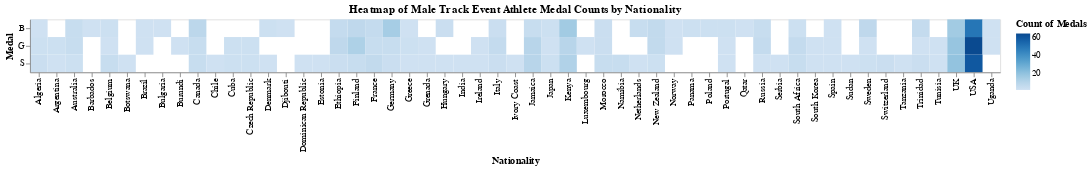

Notebook code cell kept with this figure:
### Markdown cell above
### Q2 - Are certain nationalities dominant in certain track events or in track in general?

- To answer this question, we used our olympic track event results dataset and created three heatmaps to better visualize of the medals earned across different nationalities.

- From our results, we cannot definitively conclude that nationalities constitute to track event dominance. However, we can see that the United States, with such a large population,does have the most medals, which is likely the case because they consistently send the most athletes to the olympics and have particpated in the Olympics every year for many, many years.
    1. The first heatmap shows the medals earned by male runners from each nationality. As you can see, USA has the most. However, there is a good distribution between other countries. Great Britain is a close second.

    2. The second heatmap is the same as the first, but it shows the medals earned by female runners from each nationality. As you can see, USA has the most. 
    
    3. The final heatmap is shows the distribution of medals earned by nationality across various different specific track events. USA wins here also.

### Code cell
# Group by nationality and medal type, and count the occurrences
male_medals_count = men_filtered.groupby(['region', 'Medal']).size().reset_index(name='Count')
# Create a heatmap to show the number of medals
male_finalist_heatmap = alt.Chart(male_medals_count).mark_rect().encode(
    x=alt.X('region:N', title='Nationality'),
    y=alt.Y('Medal:N', title='Medal'),
    color=alt.Color('Count:Q', scale=alt.Scale(scheme='blues'), title='Count of Medals'),
    tooltip=['region', 'Medal', 'Count']
).properties(
    title="Heatmap of Male Track Event Athlete Medal Counts by Nationality"
) 
male_finalist_heatmap

### Figure 1 — Vega-Lite specification as saved in the notebook (floating-point values rounded to 4 significant figures)
{"config": {"view": {"continuousWidth": 300, "continuousHeight": 300}}, "data": {"name": "data-12d614bf8778aaf3e18a24faad709bf1"}, "mark": {"type": "rect"}, "encoding": {"color": {"field": "Count", "scale": {"scheme": "blues"}, "title": "Count of Medals", "type": "quantitative"}, "tooltip": [{"field": "region", "type": "nominal"}, {"field": "Medal", "type": "nominal"}, {"field": "Count", "type": "quantitative"}], "x": {"field": "region", "title": "Nationality", "type": "nominal"}, "y": {"field": "Medal", "title": "Medal", "type": "nominal"}}, "title": "Heatmap of Male Track Event Athlete Medal Counts by Nationality", "$schema": "https://vega.github.io/schema/vega-lite/v5.20.1.json", "datasets": {"data-12d614bf8778aaf3e18a24faad709bf1": [{"region": "Algeria", "Medal": "B", "Count": 1}, {"region": "Algeria", "Medal": "G", "Count": 2}, {"region": "Algeria", "Medal": "S", "Count": 3}, {"region": "Argentina", "Medal": "G", "Count": 2}, {"region": "Argentina", "Medal": "S", "Count": 1}, {"region": "Australia", "Medal": "B", "Count": 4}, {"region": "Australia", "Medal": "G", "Count": 4}, {"region": "Australia", "Medal": "S", "Count": 2}, {"region": "Barbados", "Medal": "B", "Count": 1}, {"region": "Belgium", "Medal": "B", "Count": 2}, {"region": "Belgium", "Medal": "G", "Count": 1}, {"region": "Belgium", "Medal": "S", "Count": 4}, {"region": "Botswana", "Medal": "S", "Count": 1}, {"region": "Brazil", "Medal": "B", "Count": 1}, {"region": "Brazil", "Medal": "G", "Count": 1}, {"region": "Bulgaria", "Medal": "B", "Count": 1}, {"region": "Burundi", "Medal": "G", "Count": 1}, {"region": "Canada", "Medal": "B", "Count": 8}, {"region": "Canada", "Medal": "G", "Count": 4}, {"region": "Canada", "Medal": "S", "Count": 4}, {"region": "Chile", "Medal": "S", "Count": 1}, {"region": "Cuba", "Medal": "G", "Count": 2}, {"region": "Cuba", "Medal": "S", "Count": 2}, {"region": "Czech Republic", "Medal": "G", "Count": 2}, {"region": "Czech Republic", "Medal": "S", "Count": 2}, {"region": "Denmark", "Medal": "B", "Count": 2}, {"region": "Denmark", "Medal": "S", "Count": 1}, {"region": "Djibouti", "Medal": "B", "Count": 1}, {"region": "Dominican Republic", "Medal": "S", "Count": 1}, {"region": "Estonia", "Medal": "S", "Count": 1}, {"region": "Ethiopia", "Medal": "B", "Count": 5}, {"region": "Ethiopia", "Medal": "G", "Count": 7}, {"region": "Ethiopia", "Medal": "S", "Count": 3}, {"region": "Finland", "Medal": "B", "Count": 7}, {"region": "Finland", "Medal": "G", "Count": 12}, {"region": "Finland", "Medal": "S", "Count": 4}, {"region": "France", "Medal": "B", "Count": 5}, {"region": "France", "Medal": "G", "Count": 4}, {"region": "France", "Medal": "S", "Count": 6}, {"region": "Germany", "Medal": "B", "Count": 14}, {"region": "Germany", "Medal": "G", "Count": 4}, {"region": "Germany", "Medal": "S", "Count": 3}, {"region": "Greece", "Medal": "B", "Count": 1}, {"region": "Greece", "Medal": "G", "Count": 2}, {"region": "Greece", "Medal": "S", "Count": 1}, {"region": "Grenada", "Medal": "G", "Count": 1}, {"region": "Grenada", "Medal": "S", "Count": 1}, {"region": "Hungary", "Medal": "B", "Count": 3}, {"region": "Hungary", "Medal": "S", "Count": 1}, {"region": "India", "Medal": "S", "Count": 1}, {"region": "Ireland", "Medal": "G", "Count": 1}, {"region": "Ireland", "Medal": "S", "Count": 1}, {"region": "Italy", "Medal": "B", "Count": 3}, {"region": "Italy", "Medal": "G", "Count": 5}, {"region": "Italy", "Medal": "S", "Count": 3}, {"region": "Ivory Coast", "Medal": "S", "Count": 1}, {"region": "Jamaica", "Medal": "B", "Count": 4}, {"region": "Jamaica", "Medal": "G", "Count": 9}, {"region": "Jamaica", "Medal": "S", "Count": 9}, {"region": "Japan", "Medal": "B", "Count": 2}, {"region": "Japan", "Medal": "G", "Count": 1}, {"region": "Japan", "Medal": "S", "Count": 2}, {"region": "Kenya", "Medal": "B", "Count": 15}, {"region": "Kenya", "Medal": "G", "Count": 9}, {"region": "Kenya", "Medal": "S", "Count": 11}, {"region": "Luxembourg", "Medal": "G", "Count": 1}, {"region": "Morocco", "Medal": "B", "Count": 3}, {"region": "Morocco", "Medal": "G", "Count": 3}, {"region": "Morocco", "Medal": "S", "Count": 4}, {"region": "Namibia", "Medal": "S", "Count": 4}, {"region": "Netherlands", "Medal": "B", "Count": 4}, {"region": "Netherlands", "Medal": "S", "Count": 1}, {"region": "New Zealand", "Medal": "B", "Count": 6}, {"region": "New Zealand", "Medal": "G", "Count": 6}, {"region": "New Zealand", "Medal": "S", "Count": 2}, {"region": "Norway", "Medal": "B", "Count": 1}, {"region": "Norway", "Medal": "G", "Count": 1}, {"region": "Panama", "Medal": "B", "Count": 2}, {"region": "Poland", "Medal": "B", "Count": 2}, {"region": "Portugal", "Medal": "B", "Count": 2}, {"region": "Portugal", "Medal": "G", "Count": 1}, {"region": "Portugal", "Medal": "S", "Count": 1}, {"region": "Qatar", "Medal": "B", "Count": 1}, {"region": "Russia", "Medal": "B", "Count": 4}, {"region": "Russia", "Medal": "G", "Count": 5}, {"region": "Russia", "Medal": "S", "Count": 1}, {"region": "Serbia", "Medal": "S", "Count": 1}, {"region": "South Africa", "Medal": "B", "Count": 2}, {"region": "South Africa", "Medal": "G", "Count": 5}, {"region": "South Africa", "Medal": "S", "Count": 4}, {"region": "South Korea", "Medal": "G", "Count": 1}, {"region": "South Korea", "Medal": "S", "Count": 1}, {"region": "Spain", "Medal": "B", "Count": 1}, {"region": "Spain", "Medal": "G", "Count": 1}, {"region": "Spain", "Medal": "S", "Count": 1}, {"region": "Sudan", "Medal": "S", "Count": 1}, {"region": "Sweden", "Medal": "B", "Count": 7}, {"region": "Sweden", "Medal": "G", "Count": 1}, {"region": "Sweden", "Medal": "S", "Count": 2}, {"region": "Switzerland", "Medal": "S", "Count": 3}, {"region": "Tanzania", "Medal": "S", "Count": 1}, {"region": "Trinidad", "Medal": "B", "Count": 5}, {"region": "Trinidad", "Medal": "G", "Count": 1}, {"region": "Trinidad", "Medal": "S", "Count": 3}, {"region": "Tunisia", "Medal": "G", "Count": 1}, {"region": "Tunisia", "Medal": "S", "Count": 1}, {"region": "UK", "Medal": "B", "Count": 15}, {"region": "UK", "Medal": "G", "Count": 18}, {"region": "UK", "Medal": "S", "Count": 19}, {"region": "USA", "Medal": "B", "Count": 49}, {"region": "USA", "Medal": "G", "Count": 64}, {"region": "USA", "Medal": "S", "Count": 59}, {"region": "Uganda", "Medal": "B", "Count": 1}, {"region": "Uganda", "Medal": "G", "Count": 1}]}}
